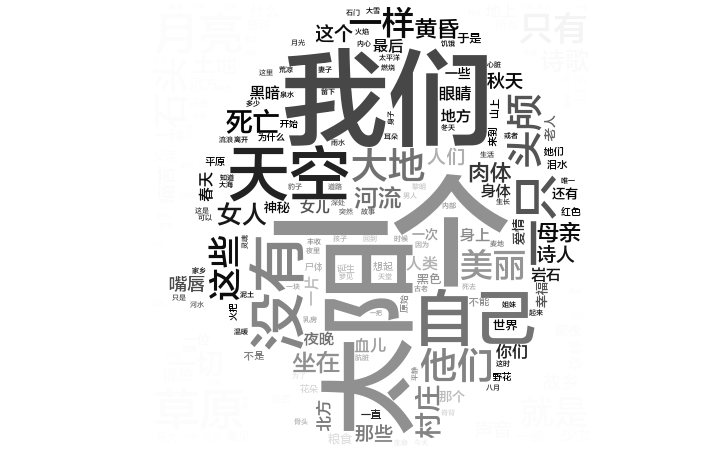

Recreate this plot in Python.
# -*- coding: utf-8 -*-

import jieba
import numpy as np
import matplotlib.pyplot as plt

from os import path
from collections import Counter
from PIL import Image

from wordcloud import WordCloud, STOPWORDS, ImageColorGenerator

d = path.dirname(__file__)

with open('haizi.txt', 'r') as poet:
    s = poet.read()

seg_list = [x for x in jieba.cut(s) if len(x) > 1]

stopwords = set(STOPWORDS)


alice_coloring = np.array(Image.open(path.join(d, "haizi.jpg")))

font = "/Library/Fonts/Lantinghei.ttc"
wc = WordCloud(background_color="white", font_path=font, mask=alice_coloring, max_font_size=80, random_state=42, scale=1.5)

# generate word cloud
wc.fit_words(Counter(seg_list).items())

# create coloring from image
image_colors = ImageColorGenerator(alice_coloring)


# show
plt.imshow(wc)
plt.axis("off")
plt.figure()

# recolor wordcloud and show
# we could also give color_func=image_colors directly in the constructor
plt.imshow(wc.recolor(color_func=image_colors))
plt.axis("off")
plt.figure()
plt.imshow(alice_coloring, cmap=plt.cm.gray)
plt.axis("off")
plt.show()

# store to file
wc.to_file(path.join(d, 'haizi.png'))
